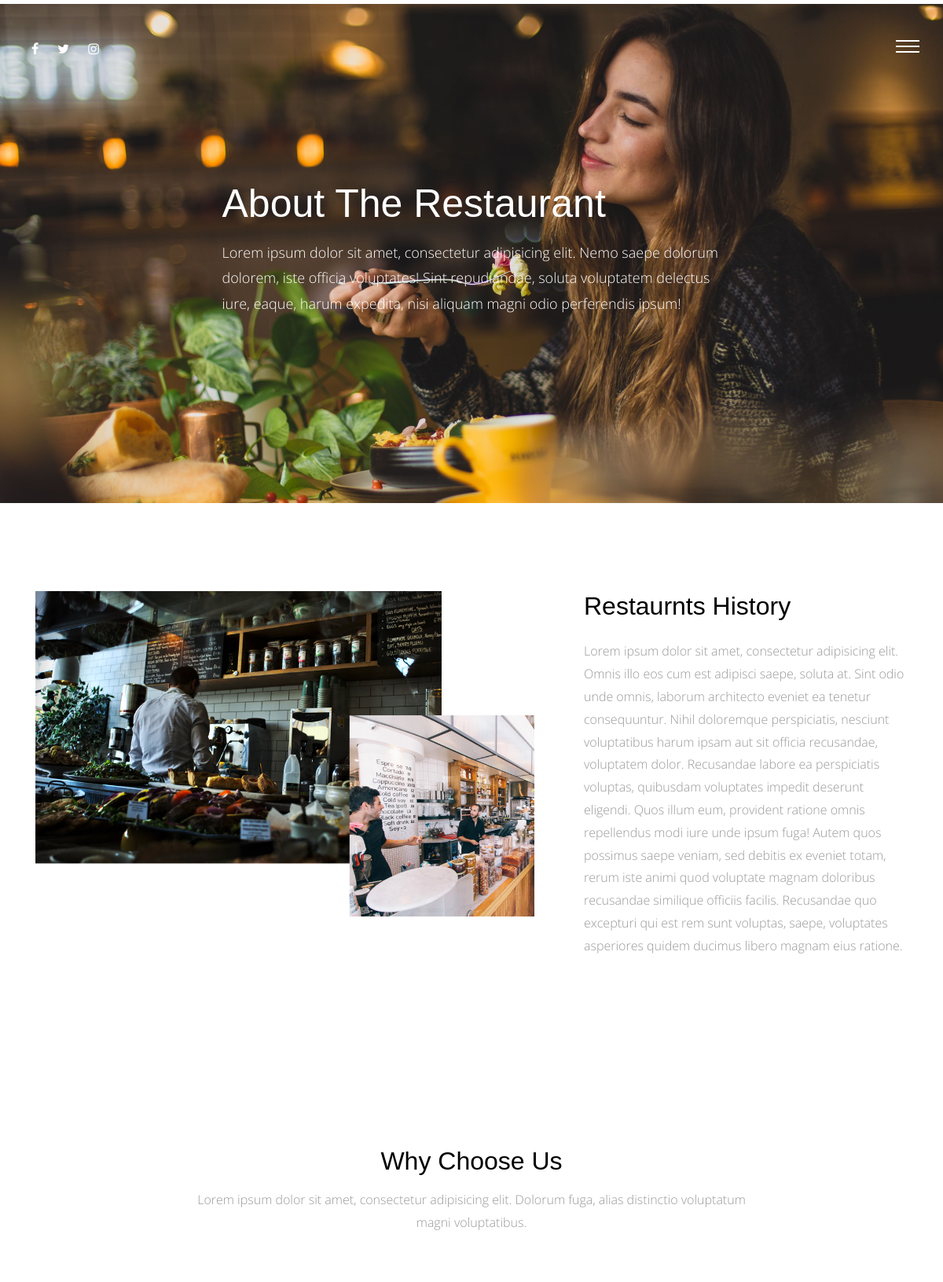
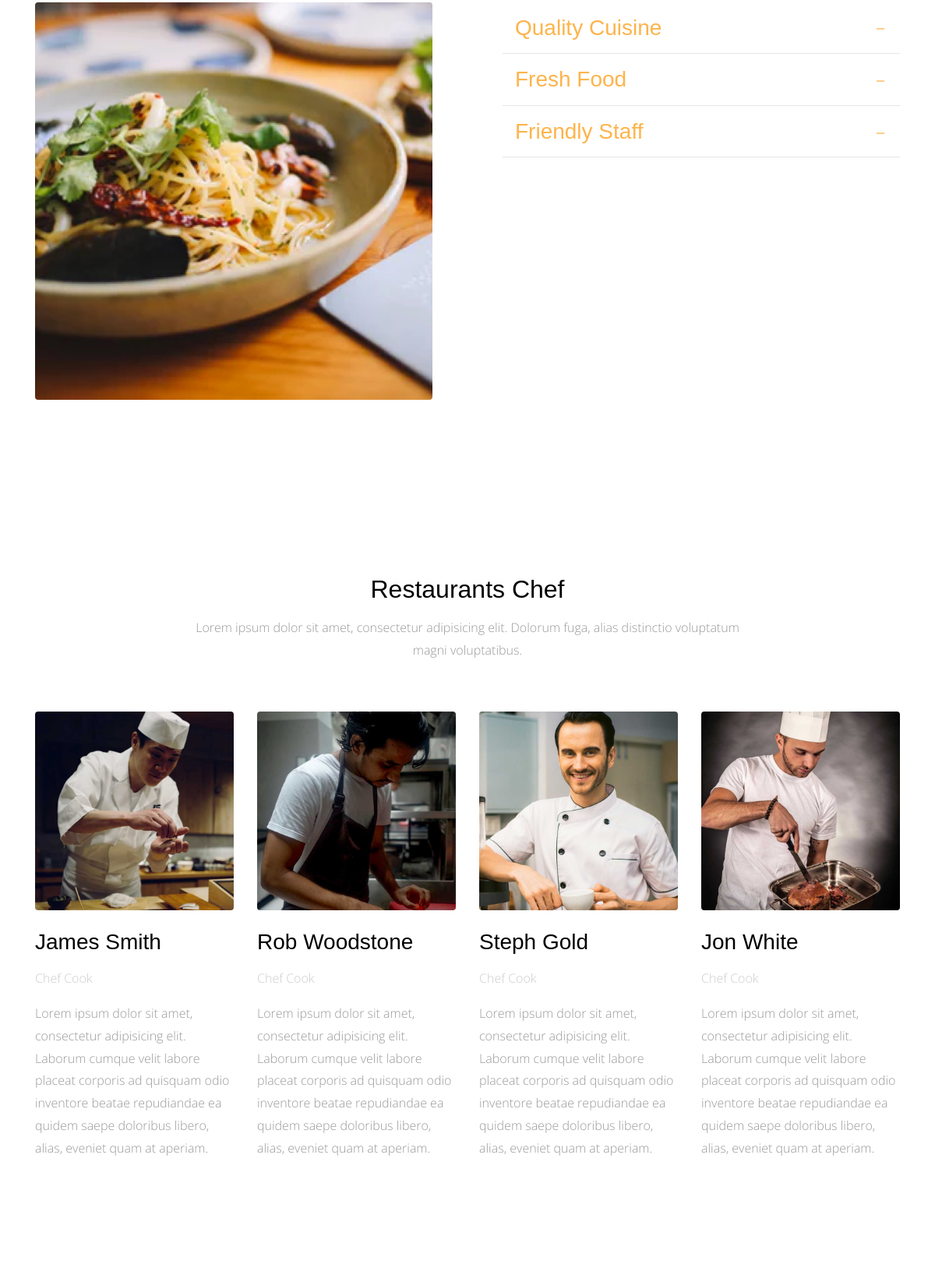
The page /about-us/ (upper part) on the database its author committed (2 pictures, top to bottom).
### aboutus/models.py (models this page shows, shortened)
class AboutUs(models.Model):
    title = models.CharField(max_length = 50)
    content = models.TextField()
    class Meta:
        verbose_name = 'about us '
        verbose_name_plural = 'about us '

class Why_Choose_Us(models.Model):
    title = models.CharField(max_length=50)
    content = models.TextField()
    class Meta:
        verbose_name = 'why choose us '
        verbose_name_plural = 'why choose us '

class Chef(models.Model):
    name = models.CharField(max_length=50)
    title = models.CharField(max_length=50)
    bio = models.TextField()
    image = models.ImageField(upload_to='chef/')
    class Meta:
        verbose_name = 'chef'
        verbose_name_plural = 'chef'

### aboutus/views.py (the view)
# urls.py: path('',views.aboutus_list , name='aboutus_list' ),
def aboutus_list(request):
    about = AboutUs.objects.last()
    why_choose_us = Why_Choose_Us.objects.all()
    chef = Chef.objects.all()
    context = {
        'about' : about ,
        'why_choose_us' : why_choose_us ,
        'chef' : chef
    }
    return render(request , 'aboutus/about.html' , context)

### aboutus/templates/aboutus/about.html (shortened to what this page needs)
{% extends 'base.html' %}
{% load static %}
{% block content %}
<div class="main-wrap">
  <div class="cover_1 cover_sm">
    <div class="img_bg" style="background-image: url({% static 'img/slider-1.jpg' %})" data-stellar-background-ratio="0.5">
      <div class="container">
        <div class="row align-items-center justify-content-center">
          <div class="col-md-7" data-aos="fade-up">
            <h2 class="heading">About The Restaurant</h2>
            <p class="lead">Lorem ipsum dolor sit amet, consectetur adipisicing elit. Nemo saepe dolorum dolorem, iste
              officia voluptates! Sint repudiandae, soluta voluptatem delectus iure, eaque, harum expedita, nisi aliquam
              magni odio perferendis ipsum!</p>
          </div>
        </div>
      </div>
    </div>
  </div>
  <div class="section">
    <div class="container">
      <div class="row">
        <div class="col-md-7" data-aos="fade-up">
          <img src="{% static 'img/about_1.png' %}" alt="Image placeholder" class="img-fluid">
        </div>
        <div class="col-md-5 pl-md-5" data-aos="fade-up" data-aos-delay="200">
          <h2 class="mb-4">{{about.title}}</h2>
          <p>{{about.content}}</p>
        </div>
      </div>
    </div>
  </div>
  <div class="section">
    <div class="container">
      <div class="row justify-content-center mb-5" data-aos="fade-up">
        <div class="col-md-8  text-center">
          <h2 class="mb-3">Why Choose Us</h2>
          <p class="lead">Lorem ipsum dolor sit amet, consectetur adipisicing elit. Dolorum fuga, alias distinctio
            voluptatum magni voluptatibus.</p>
        </div>
      </div>
      <div class="row large-gutters">
        <div class="col-md-6" data-aos="fade-up" data-aos-delay="200">
          <img src="{% static 'img/img_2.jpg' %}" alt="Image placeholder" class="img-fluid rounded">
        </div>
        <div class="col-md-6" data-aos="fade-up" data-aos-delay="300">
          <div class="accordion" id="accordion">
            {% for info in why_choose_us %}
              <div class="accordion-item">
                <h3 class="mb-0">
                  <a class="btn-block p-3" data-toggle="collapse" href="#collapse{{info.id}}" role="button" aria-expanded="true" aria-controls="collapseOne">{{info.title}} </a>
                </h3>
              </div>
            {% endfor %}
          </div>
        </div>
      </div>
    </div>
  </div>
  <div class="section">
    <div class="container">
      <div class="row justify-content-center mb-5" data-aos="fade-up">
        <div class="col-md-8  text-center">
          <h2 class="mb-3">Restaurants Chef</h2>
          <p class="lead">Lorem ipsum dolor sit amet, consectetur adipisicing elit. Dolorum fuga, alias distinctio
            voluptatum magni voluptatibus.</p>
        </div>
      </div>
      <div class="row">
        {% for one in chef %}
          <div class="col-md-3" data-aos="fade-up" data-aos-delay="100">
            <img src="{{one.image.url}}" alt="Image placeholder" class="img-fluid mb-4 rounded">
            <h3 class="mb-3">{{one.name}}</h3>
            <p class="post-meta text-muted">{{one.title}}</p>
            <p class="mb-5">{{one.bio}}</p>
          </div>
        {% endfor %}
      </div>
    </div>
  </div>
</div>
{% endblock %}

### static/css/style.css (style rules this page uses)
html { overflow-x: hidden; }
body { background: #fff; font-family: "Open Sans", cursive; font-size: 16px; line-height: 1.8; font-weight: 300; color: #999999; }
a { -webkit-transition: .3s all ease; -o-transition: .3s all ease; transition: .3s all ease; text-decoration: none; }
h1, h2, h3, h4, h5 { color: #000; font-family: "Playfair Display", Arial, sans-serif; }
h1 a, h2 a, h3 a, h4 a, h5 a { color: #000; }
.lead { font-size: 16px; }
.section { padding: 7em 0; }
.text-muted { color: #cccccc !important; }
.cover_1 { position: relative; }
.cover_1 .lead { color: #fff; font-size: 18px; }
.cover_1 .img_bg { background-repeat: no-repeat; background-size: cover !important; background-position: center center; }
.cover_1 .img_bg, .cover_1 .img_bg > .container > .row { min-height: 700px; height: 100vh; }
.cover_1.cover_sm .img_bg, .cover_1.cover_sm .img_bg > .container > .row { min-height: 600px; height: 80vh; }
.cover_1 .heading { color: white; font-weight: 300; font-size: 30px; line-height: 1.5; }
@media (min-width: 768px) { .cover_1 .heading { font-size: 50px; line-height: 1.5; } }
.large-gutters { margin-right: -45px; margin-left: -45px; }
.large-gutters > [class*="col-"] { padding-right: 45px; padding-left: 45px; }
.accordion .btn-block { position: relative; border-bottom: 1px solid #e6e6e6; }
.accordion .btn-block[aria-expanded="true"] { color: #fdb44b; }

### rows shown on the page
AboutUs: title "Restaurnts History", content "Lorem ipsum dolor sit amet, consectetur adipisicing elit. Omnis illo eos cum est adipisci saepe, soluta at. Sint odio unde omnis, laborum architecto eveniet ea tenetur consequuntur. Nihil doloremque perspiciatis, nesciunt voluptatibus harum ipsam aut sit officia recusandae, voluptatem dolor. Recusandae labore ea perspiciatis voluptas, quibusdam voluptates impedit deserunt eligendi. Quos illum eum, provident ratione omnis repellendus modi iure unde ipsum fuga! Autem quos possimus saepe veniam, sed debitis ex eveniet totam, rerum iste animi quod voluptate magnam doloribus recusandae similique officiis facilis. Recusandae quo excepturi qui est rem sunt voluptas, saepe, voluptates asperiores…"
Why_Choose_Us: title "Quality Cuisine"
Why_Choose_Us: title "Fresh Food"
Why_Choose_Us: title "Friendly Staff"
Chef: image (picture), name "James Smith", title "Chef Cook", bio "Lorem ipsum dolor sit amet, consectetur adipisicing elit. Laborum cumque velit labore placeat corporis ad quisquam odio inventore beatae repudiandae ea quidem saepe doloribus libero, alias, eveniet quam at aperiam."
Chef: image (picture), name "Rob Woodstone", title "Chef Cook", bio "Lorem ipsum dolor sit amet, consectetur adipisicing elit. Laborum cumque velit labore placeat corporis ad quisquam odio inventore beatae repudiandae ea quidem saepe doloribus libero, alias, eveniet quam at aperiam."
Chef: image (picture), name "Steph Gold", title "Chef Cook", bio "Lorem ipsum dolor sit amet, consectetur adipisicing elit. Laborum cumque velit labore placeat corporis ad quisquam odio inventore beatae repudiandae ea quidem saepe doloribus libero, alias, eveniet quam at aperiam."
Chef: image (picture), name "Jon White", title "Chef Cook", bio "Lorem ipsum dolor sit amet, consectetur adipisicing elit. Laborum cumque velit labore placeat corporis ad quisquam odio inventore beatae repudiandae ea quidem saepe doloribus libero, alias, eveniet quam at aperiam."
